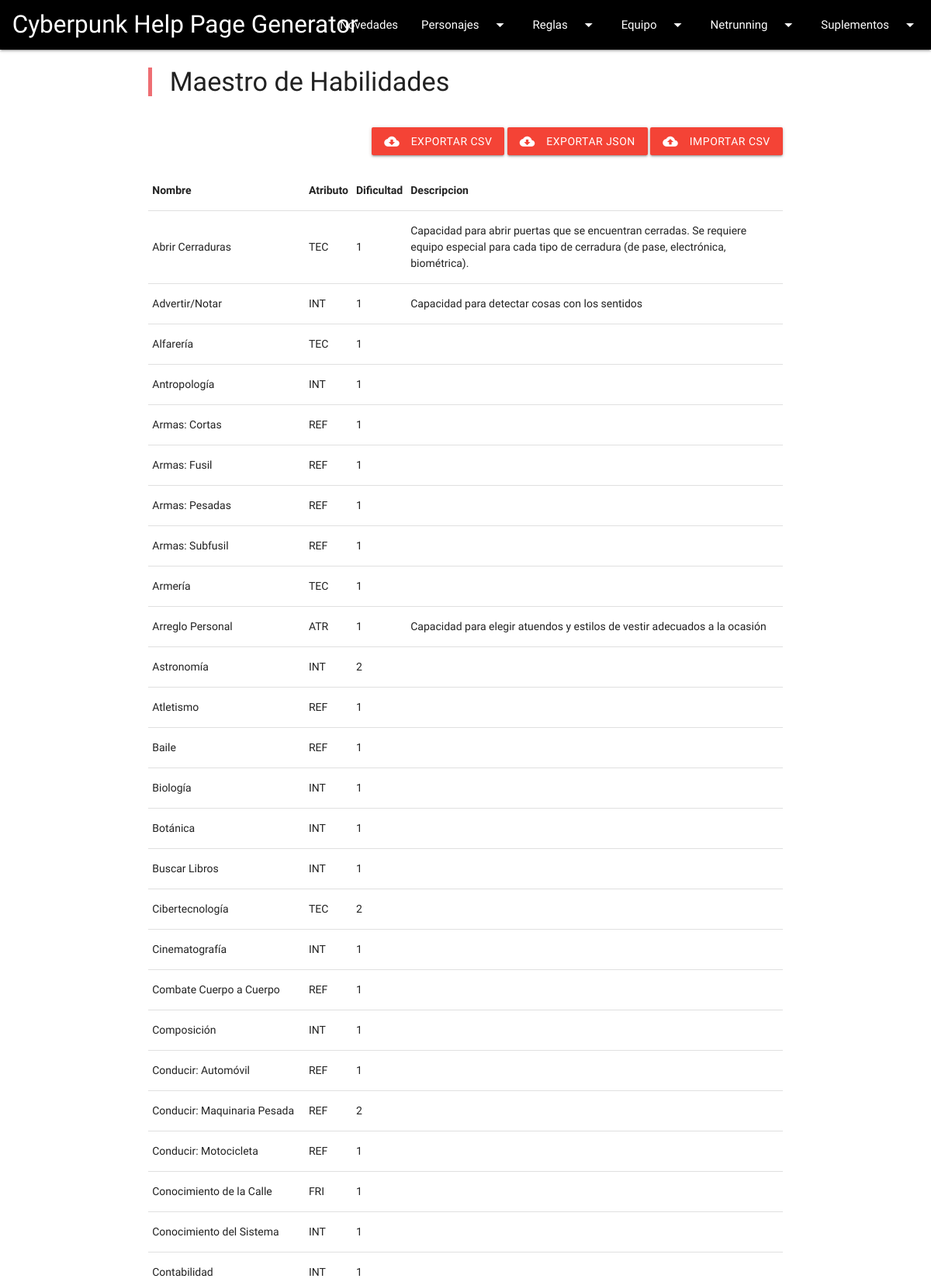
Page /?page=skills (upper part) on the committed database.
### tables this page shows
CREATE TABLE [Habilidades] (
  [Id] INT NOT NULL, 
  [Nombre] CHAR(50) NOT NULL, 
  [Atributo] CHAR(3) NOT NULL, 
  [Dificultad] INT NOT NULL DEFAULT 1, 
  [Descripcion] TEXT, 
  CONSTRAINT [sqlite_autoindex_Habilidades_1] PRIMARY KEY ([Id]));

### includes/common.inc.php (called while the page is built, shortened)
<?php
    function call_page($file) {
        $location = ROOT . "/" . $file;
        include ($location);
    }
?>

### includes/database.inc.php (called while the page is built, shortened)
<?php
    function get_table($table_name, $columns = NULL, $conditions = NULL, $order_by = NULL, $distinct = NULL, $numbers = NULL) {
        $query = "SELECT " . ($distinct?"DISTINCT ":"") . ($columns?implode(',', $columns):"*")
               . " FROM " . $table_name . " "
               . ($conditions?"WHERE " . implode(' AND ', $conditions):"")
               . ($order_by?"ORDER BY " . $order_by:"");
        $result = null;
        try {
            $db = new PDO('sqlite:' . DBFILE, null, null, array(PDO::ATTR_PERSISTENT => true));
            $data = $db->query($query);
            if ($data) {
                $data = $data->fetchAll();
                $result = array();
                foreach($data as $row) {
                    $new_row = array();
                    $i = 0;
                    foreach($row as $key => $value) {
                        if (!is_numeric($key)) {
                            $new_key = ($numbers?($i<10?'0':'') . $i . '_':'') . $key;
                            $new_row[$new_key] = $value;
                            $i++;
                        }
                    }
                    array_push($result, $new_row);
                }
            }
        } catch (Exception $ex) {
            echo "<br/>Error message: " . $ex->getMessage() . " (" . DBFILE . ")";
        }
        return $result;
    }
?>

### pages/skills.php (the view, shortened to what this page needs)
<?php
    $data = get_table("Habilidades");
?>
<div class="row">
    <div class="col s12 m12 l12">
        <blockquote>
            <h4>Maestro de Habilidades</h4>
        </blockquote>
    </div>
</div>
<?php
    if ($data) {
        $keys = array_keys($data[0]);
?>
<div class="row">
    <div class="col s12 m12 l12 right-align">
        <a href="includes/export.php?format=csv&data=Habilidades" target="_blank" class="waves-effect red waves-light btn"><i class="material-icons left">cloud_download</i>Exportar CSV</a>
        <a href="includes/export.php?format=json&data=Habilidades" target="_blank" class="waves-effect red waves-light btn"><i class="material-icons left">cloud_download</i>Exportar JSON</a>
        <a href="includes/import.php?format=json&data=Habilidades" target="_blank" class="waves-effect red waves-light btn"><i class="material-icons left">cloud_upload</i>Importar CSV</a>
    </div>
</div>
<div class="row">
    <div class="col s12 m12 l12">
        <table class="highlight">
            <thead>
                <?php
                    foreach ($keys as $key) {
                        if ($key!="Id" && $key!="Version") {
                            echo "<th>" . $key . "</th>\n";
                        }
                    }
                ?>
            </thead>
            <tbody>
                <?php
                    foreach ($data as $row) {
                        echo "<tr>\n";
                        foreach ($keys as $key) {
                            if ($key!="Id" && $key!="Version") {
                                echo "<td>" . $row[$key] . "</td>\n";
                            }
                        }
                        echo "</tr>\n";
                    }
                ?>
            </tbody>
        </table>
    </div>
</div>
<?php
    }
?>

### index.php (style rules this page uses)
body { font-family: 'Aldrich'; font-size: 14px; }

### rows in the picture
habilidades: Nombre "Abrir Cerraduras", Atributo "TEC", Dificultad "1", Descripcion "Capacidad para abrir puertas que se encuentran cerradas. Se requiere equipo especial para cada tipo de cerradura (de pase, electrónica, biométrica)."
habilidades: Nombre "Advertir/Notar", Atributo "INT", Dificultad "1", Descripcion "Capacidad para detectar cosas con los sentidos"
habilidades: Nombre "Alfarería", Atributo "TEC", Dificultad "1"
habilidades: Nombre "Antropología", Atributo "INT", Dificultad "1"
habilidades: Nombre "Armas: Cortas", Atributo "REF", Dificultad "1"
habilidades: Nombre "Armas: Fusil", Atributo "REF", Dificultad "1"
habilidades: Nombre "Armas: Pesadas", Atributo "REF", Dificultad "1"
habilidades: Nombre "Armas: Subfusil", Atributo "REF", Dificultad "1"
habilidades: Nombre "Armería", Atributo "TEC", Dificultad "1"
habilidades: Nombre "Arreglo Personal", Atributo "ATR", Dificultad "1", Descripcion "Capacidad para elegir atuendos y estilos de vestir adecuados a la ocasión"
habilidades: Nombre "Astronomía", Atributo "INT", Dificultad "2"
habilidades: Nombre "Atletismo", Atributo "REF", Dificultad "1"
habilidades: Nombre "Baile", Atributo "REF", Dificultad "1"
habilidades: Nombre "Biología", Atributo "INT", Dificultad "1"
habilidades: Nombre "Botánica", Atributo "INT", Dificultad "1"
habilidades: Nombre "Buscar Libros", Atributo "INT", Dificultad "1"
habilidades: Nombre "Cibertecnología", Atributo "TEC", Dificultad "2"
habilidades: Nombre "Cinematografía", Atributo "INT", Dificultad "1"
habilidades: Nombre "Combate Cuerpo a Cuerpo", Atributo "REF", Dificultad "1"
habilidades: Nombre "Composición", Atributo "INT", Dificultad "1"
habilidades: Nombre "Conducir: Automóvil", Atributo "REF", Dificultad "1"
habilidades: Nombre "Conducir: Maquinaria Pesada", Atributo "REF", Dificultad "2"
habilidades: Nombre "Conducir: Motocicleta", Atributo "REF", Dificultad "1"
habilidades: Nombre "Conocimiento de la Calle", Atributo "FRI", Dificultad "1"
habilidades: Nombre "Conocimiento del Sistema", Atributo "INT", Dificultad "1"
habilidades: Nombre "Contabilidad", Atributo "INT", Dificultad "1"

### other values in the picture
$key "Nombre"
$key "Atributo"
$key "Dificultad"
$key "Descripcion"
